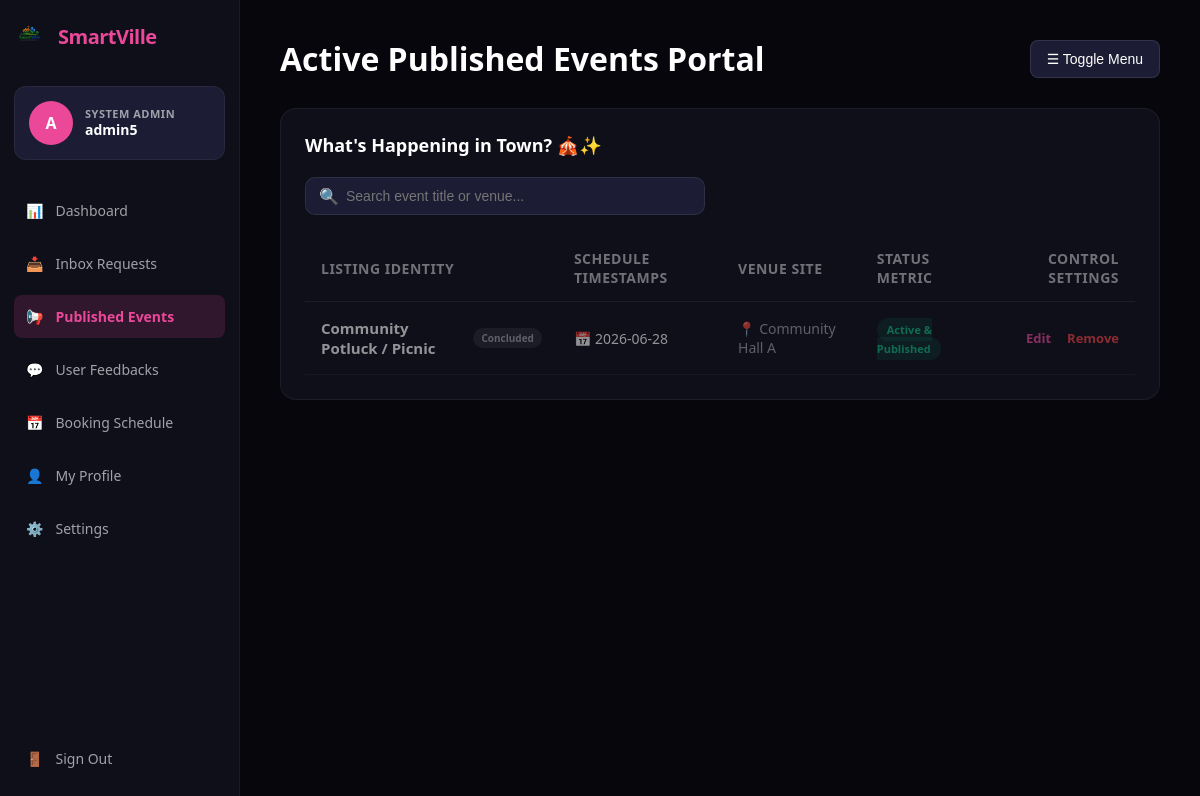
The page /admin_published_event.php (signed in) on the database its author committed.
### tables this page shows
CREATE TABLE `event` (
  `EVENT_TITLE` varchar(150) NOT NULL,
  `EMAIL_ORGANIZER` varchar(100) NOT NULL,
  `EMAIL_ADMIN` varchar(100) DEFAULT NULL,
  `CATEGORY` varchar(100) NOT NULL,
  `EVENT_TYPE` varchar(50) NOT NULL,
  `DESCRIPTION` text NOT NULL,
  `DATE` date NOT NULL,
  `TIME` time NOT NULL,
  `VENUE` varchar(255) NOT NULL,
  `TICKET_PRICE` varchar(50) NOT NULL DEFAULT '0.00',
  `MAX_PARTICIPANTS` int(11) NOT NULL,
  `PICTURE` varchar(255) DEFAULT NULL,
  `EVENT_FLOW` text DEFAULT NULL,
  `APPROVAL_STATUS` varchar(50) DEFAULT 'Pending',
  `PUBLISH_STATUS` varchar(50) DEFAULT 'Draft',
  `VENUE_FEE` decimal(10,2) NOT NULL DEFAULT 0.00
);

### admin_published_event.php (the view, shortened to what this page needs)
<?php
include('db_connect.php');
$events = $conn->query("SELECT * FROM `event` WHERE LOWER(APPROVAL_STATUS) = 'published' ORDER BY DATE DESC");
?>
<!DOCTYPE html>
<html lang="en">
<head>
    <link rel="stylesheet" href="style.css">
</head>
<body>
    <?php include('admin_sidebar_helper.php'); ?>
    <main class="main-content" id="main-content">
        <div class="content-container" style="padding: 0;">
            <div style="display: flex; justify-content: space-between; align-items: center; margin-bottom: 30px;">
                <h1 style="margin: 0; font-size: 32px; font-weight: bold; line-height: 1.2; color: inherit;">Active Published Events Portal</h1>
                <button type="button" class="btn-control" onclick="toggleSidebar()">
                    &#9776; Toggle Menu
                </button>
            </div>
            <?php
            if(isset($_GET['edit_title'])):
                $edit_title = $_GET['edit_title'];
                $find = $conn->prepare("SELECT * FROM `event` WHERE EVENT_TITLE=?");
                $find->bind_param("s", $edit_title);
                $find->execute();
                $item = $find->get_result()->fetch_assoc();
                $find->close();
                if($item): ?>
                    <div class="panel" style="border: 1px solid #a855f7;">
                        <h2>Modify Mistaken / Incorrect Information Record</h2>
                        <form action="admin_published_event.php" method="POST">
                            <input type="hidden" name="old_title" value="<?php echo htmlspecialchars($item['EVENT_TITLE']); ?>">
                            <div class="form-group">
                                <label>Event Title</label>
                                <input type="text" name="event_title" value="<?php echo htmlspecialchars($item['EVENT_TITLE']); ?>" required>
                            </div>
                            <div class="form-group">
                                <label>Description Narrative</label>
                                <textarea name="description" rows="3" required><?php echo htmlspecialchars($item['DESCRIPTION']); ?></textarea>
                            </div>
                            <div style="display:grid; grid-template-columns: 1fr 1fr; gap:20px;">
                                <div class="form-group">
                                    <label>Venue Base Selection</label>
                                    <input type="text" name="venue" value="<?php echo htmlspecialchars($item['VENUE']); ?>" required>
                                </div>
                                <div class="form-group">
                                    <label>Ticket Price Entry ($)</label>
                                    <input type="text" name="ticket_price" value="<?php echo htmlspecialchars($item['TICKET_PRICE']); ?>" required>
                                </div>
                            </div>
                            <div style="display: flex; align-items: center; margin-top: 10px;">
                                <button type="submit" name="update_event" class="btn-submit-update">Save Operational Update</button>
                                <a href="admin_published_event.php" style="margin-left:20px; color:#71717a; text-decoration:none; font-size:14px; font-weight:500;">Cancel Change</a>
                            </div>
                        </form>
                    </div>
                <?php endif; ?>
            <?php else: ?>
                <div class="panel">
                    <h2>What's Happening in Town? 🎪✨</h2>
                    <div class="search-wrapper">
                        <span class="search-icon">&#128269;</span>
                        <input type="text" id="eventSearchInput" class="search-input" placeholder="Search event title or venue..." onkeyup="filterEvents()">
                    </div>
                    <div style="overflow-x: auto;">
                        <table id="eventsTable">
                            <thead>
                                <tr>
                                    <th>Listing Identity</th>
                                    <th>Schedule Timestamps</th>
                                    <th>Venue Site</th>
                                    <th>Status Metric</th>
                                    <th style="text-align: right;">Control Settings</th>
                                </tr>
                            </thead>
                            <tbody>
                                <?php if($events && $events->num_rows > 0): ?>
                                    <?php while($row = $events->fetch_assoc()):
                                        $is_past = strtotime($row['DATE']) < time();
                                    ?>
                                        <tr style="<?php echo $is_past ? 'opacity: 0.55;' : ''; ?>">
                                            <td>
                                                <div style="display: flex; align-items: center;">
                                                    <strong style="font-size: 15px; color: inherit;" class="searchable-title"><?php echo htmlspecialchars($row['EVENT_TITLE']); ?></strong>
                                                    <?php if($is_past): ?>
                                                        <span class="badge-concluded">Concluded</span>
                                                    <?php endif; ?>
                                                </div>
                                            </td>
                                            <td>
                                                <span style="color: inherit;">📅 <?php echo htmlspecialchars($row['DATE']); ?></span>
                                            </td>
                                            <td>
                                                <span class="text-muted searchable-venue">📍 <?php echo htmlspecialchars($row['VENUE']); ?></span>
                                            </td>
                                            <td>
                                                <span class="badge-live">Active & Published</span>
                                            </td>
                                            <td>
                                                <div style="display: flex; gap: 4px; justify-content: flex-end;">
                                                    <a href="admin_published_event.php?edit_title=<?php echo urlencode($row['EVENT_TITLE']); ?>" class="action-link-edit">Edit</a>
                                                    <a href="admin_published_event.php?delete_title=<?php echo urlencode($row['EVENT_TITLE']); ?>" onclick="return confirm('Are sure you want to delete this event?')" class="action-link-remove">Remove</a>
                                                </div>
                                            </td>
                                        </tr>
                                    <?php endwhile; ?>
                                <?php endif; ?>
                            </tbody>
                        </table>
                    </div>
                </div>
            <?php endif; ?>
        </div>
    </main>
</body>
</html>

### style.css (style rules this page uses)
* { box-sizing: border-box; margin: 0; padding: 0; }
body { background-color: #06060c; color: #ffffff; font-family: Inter, system-ui, -apple-system, sans-serif; display: flex; min-height: 100vh; overflow-x: hidden; }
.main-content { margin-left: 240px !important; padding: 40px; width: calc(100% - 240px) !important; min-height: 100vh; box-sizing: border-box; transition: margin-left 0.3s cubic-bezier(0.4, 0, 0.2, 1), width 0.3s cubic-bezier(0.4, 0, 0.2, 1); will-change: margin-left, width; }
.content-container { width: 100%; max-width: 1200px; margin: 0 auto; }
.btn-control { background: #1c1c34; color: #ffffff; border: 1px solid rgba(255, 255, 255, 0.08); padding: 10px 16px; border-radius: 8px; cursor: pointer; font-weight: 500; font-size: 14px; transition: background 0.2s; }
.panel { background: #0f0f1a; padding: 24px; border-radius: 16px; border: 1px solid rgba(255, 255, 255, 0.06); margin-bottom: 24px; width: 100%; }
.panel h2 { margin-bottom: 20px; font-size: 18px; font-weight: 600; color: #ffffff; }
table { width: 100%; border-collapse: collapse; text-align: left; }
th { padding: 14px 16px; color: #71717a; font-weight: 600; border-bottom: 1px solid rgba(255, 255, 255, 0.06); font-size: 12px; text-transform: uppercase; letter-spacing: 0.5px; }
td { padding: 16px; border-bottom: 1px solid rgba(255, 255, 255, 0.04); font-size: 14px; color: #ffffff; vertical-align: middle; }
input, textarea, select { width: 100%; padding: 14px; background: #1c1c34; border: 1px solid rgba(255, 255, 255, 0.08); border-radius: 8px; color: #ffffff; outline: none; font-size: 14px; }

### admin_published_event.php (style rules this page uses)
body { background-color: #06060c !important; margin: 0; font-family: Inter, system-ui, -apple-system, sans-serif; color: #ffffff; overflow-x: hidden; }
.main-content { margin-left: 240px !important; padding: 40px; min-height: 100vh; width: calc(100% - 240px) !important; box-sizing: border-box; transition: margin-left 0.3s cubic-bezier(0.4, 0, 0.2, 1), width 0.3s cubic-bezier(0.4, 0, 0.2, 1); will-change: margin-left, width; }
.content-container { max-width: 1200px; margin: 0 auto; width: 100%; }
.btn-control { background: #1c1c34 !important; border: 1px solid rgba(255,255,255,0.1) !important; color: white !important; padding: 8px 16px; border-radius: 8px; cursor: pointer; display: inline-flex; align-items: center; gap: 8px; font-size: 14px; font-weight: 500; height: 38px; box-sizing: border-box; transition: background 0.2s ease, border-color 0.2s ease; }
.search-wrapper { position: relative; margin-bottom: 20px; max-width: 400px; }
.search-input { width: 100%; background: #1c1c34; border: 1px solid rgba(255, 255, 255, 0.08); border-radius: 10px; padding: 10px 16px 10px 40px; color: #ffffff; font-size: 14px; box-sizing: border-box; transition: border-color 0.2s; }
.search-icon { position: absolute; left: 14px; top: 50%; transform: translateY(-50%); color: #71717a; font-size: 16px; pointer-events: none; }
.panel { background: #0f0f1a; border: 1px solid rgba(255, 255, 255, 0.06); border-radius: 16px; padding: 24px; margin-bottom: 24px; }
.panel h2 { font-size: 18px; font-weight: 600; margin: 0 0 20px 0; color: #ffffff; }
table { width: 100%; border-collapse: collapse; text-align: left; font-size: 14px; }
th { color: #71717a; font-size: 12px; text-transform: uppercase; font-weight: 600; letter-spacing: 0.5px; padding: 14px 16px; border-bottom: 1px solid rgba(255, 255, 255, 0.06); }
td { padding: 16px; color: #ffffff; border-bottom: 1px solid rgba(255, 255, 255, 0.04); vertical-align: middle; }
.text-muted { color: #a1a1aa; }
.badge-live { font-size: 11px; padding: 4px 10px; border-radius: 20px; font-weight: 600; background: rgba(16, 185, 129, 0.15); color: #10b981; }
.action-link-edit { color: #ec4899; text-decoration: none; font-weight: 600; font-size: 13px; margin-right: 12px; transition: opacity 0.2s; }
.action-link-remove { color: #ef4444; text-decoration: none; font-weight: 600; font-size: 13px; transition: opacity 0.2s; }
.badge-concluded { font-size: 10px; padding: 3px 8px; background: rgba(255, 255, 255, 0.1); color: #a1a1aa; border-radius: 20px; margin-left: 8px; font-weight: 600; }

### rows shown on the page
event: EVENT_TITLE "Community Potluck / Picnic", shows "Concluded", DATE "2026-06-28", VENUE "Community Hall A"

### other values the page prints
$global_initials "A"
$displayName "admin5"
